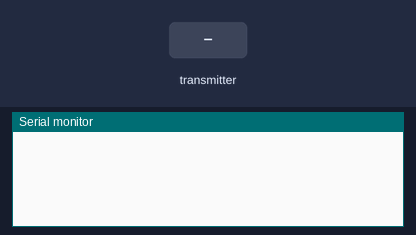
The sketch below on a simulated ESP32. Parts: the last lines printed to the serial monitor. The test bench sets the inputs (shaded band).

Above: at 1.2 s.
1.3 s: the transmitter starts sending samples.0 = 0
At 1.66 s:
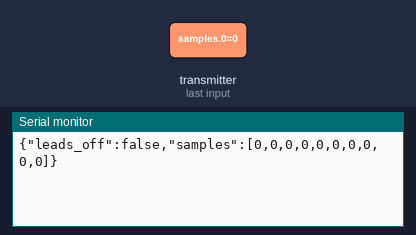
3.3 s: the transmitter starts sending leads_off = 64
At 3.66 s:
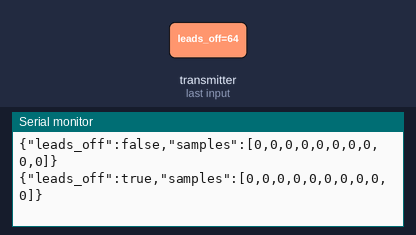
5.3 s: the transmitter starts sending samples.1 = 1024
At 5.66 s:
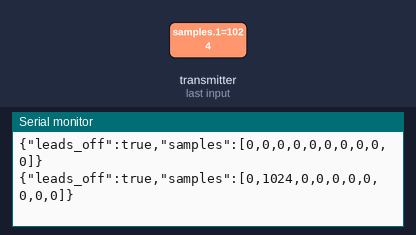
6.8 s: the transmitter starts sending samples.2 = 1024
At 7.16 s:
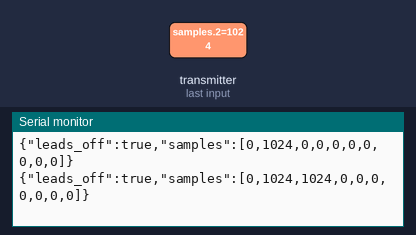
8.3 s: the transmitter starts sending samples.3 = 1024
At 8.66 s:
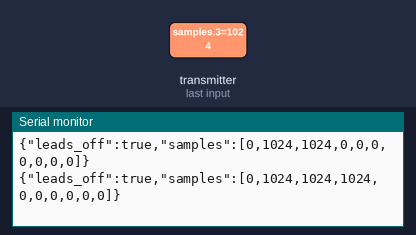
9.8 s: the transmitter starts sending samples.4 = 1024
At 10.16 s:
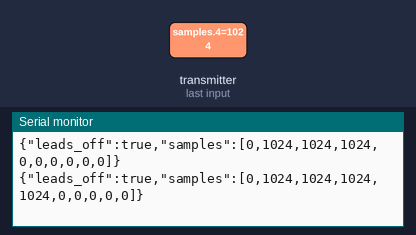

Measured:
- after the input at 1.3 s, the serial monitor: prints a new line after 0.05 s (image 1)
- after the input at 3.3 s, the serial monitor: prints a new line after 0.05 s (image 2)
- after the input at 5.3 s, the serial monitor: prints a new line after 0.05 s (image 3)
- after the input at 6.8 s, the serial monitor: prints a new line after 0.05 s (image 4)
- after the input at 8.3 s, the serial monitor: prints a new line after 0.05 s (image 5)
- after the input at 9.8 s, the serial monitor: prints a new line after 0.05 s (image 6)

The sketch:

esp32_p2p_dashboard_receptor.ino
```cpp
/**
 * ============================================================================
 * SISTEMA IOT DE TELEMETRÍA CARDÍACA P2P - ESP32 N° 2: RECEPTOR GATEWAY USB
 * Compatible con Arduino-ESP32 Core 3.x / 4.0.0 (ESP-IDF 5.x)
 * ============================================================================
 */

// ============================================================================
// SECCIÓN 1: LIBRERÍAS DE HARDWARE Y PROTOCOLO P2P (ESP-NOW)
// ============================================================================
#include <WiFi.h>     // Habilita la radiofrecuencia 2.4 GHz del ESP32
#include <esp_now.h>  // Protocolo P2P de baja latencia (recepción por interrupción)

// ============================================================================
// SECCIÓN 2: ESTRUCTURA DEL PAQUETE RECEPTOR (IDÉNTICA AL EMISOR)
// ============================================================================
#define SAMPLES_PER_PACKET 10

typedef struct {
  uint16_t samples[SAMPLES_PER_PACKET]; // Lote de 10 lecturas de 12 bits (0 - 4095)
  uint8_t  leads_off;                   // 0 = Electrodos OK, 1 = Electrodo suelto
} EcgPacket;

EcgPacket rxPacket;
volatile bool newPacketReady = false;

// ============================================================================
// SECCIÓN 3: INTERRUPCIÓN DE RECEPCIÓN INALÁMBRICA (ESP-NOW)
// ============================================================================
void onDataRecv(const esp_now_recv_info_t *info, const uint8_t *incomingData, int len) {
  // Seguridad: descartar paquetes corruptos o de distinto tamaño
  if (len != sizeof(rxPacket)) return;

  memcpy((void *)&rxPacket, incomingData, sizeof(rxPacket));
  newPacketReady = true;
}

// ============================================================================
// SECCIÓN 4: CONFIGURACIÓN INICIAL (SETUP)
// ============================================================================
void setup() {
  Serial.begin(115200);

  // Encender radio en modo Estación e inicializar ESP-NOW
  WiFi.mode(WIFI_STA);
  WiFi.disconnect();
  esp_now_init();

  // Enlazar la función de escucha automática al recibir paquetes por el aire
  esp_now_register_recv_cb(onDataRecv);
}

// ============================================================================
// SECCIÓN 5: BUCLE PRINCIPAL DE ENVÍO JSON AL DASHBOARD (LOOP)
// ============================================================================
void loop() {
  if (newPacketReady) {
    newPacketReady = false;

    // Imprimir trama JSON compacta por USB hacia el Dashboard Web (115200 baudios)
    Serial.print("{\"leads_off\":");
    Serial.print(rxPacket.leads_off ? "true" : "false");
    Serial.print(",\"samples\":[");
    for (int i = 0; i < SAMPLES_PER_PACKET; i++) {
      Serial.print(rxPacket.samples[i]);
      if (i < SAMPLES_PER_PACKET - 1) Serial.print(",");
    }
    Serial.println("]}");
  }
}
```
